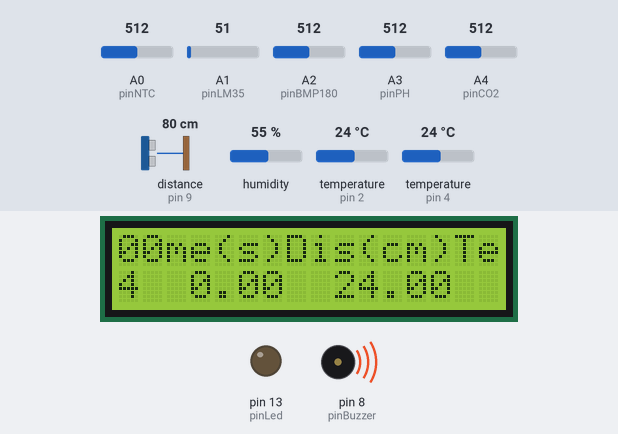
The sketch below on a simulated Arduino Uno, built with avr-gcc and run on an emulated ATmega328P. Parts: 16×2 character LCD, output pins drawn as LEDs (lit = HIGH), buzzer (waves = sounding). The test bench sets the inputs (shaded band); at power-on: A2 (pinBMP180) = 512, A3 (pinPH) = 512, A4 (pinCO2) = 512, A0 (pinNTC) = 512, A1 (pinLM35) = 51, distance to the obstacle (sensor on pin 9) 80 cm, humidity 55 %, temperature (sensors on pin 2, pin 4) 24 °C. The echo pulse lasts 58.3 µs per cm; what the sketch prints to the serial monitor is not drawn.

Above: at 4.6 s.
4.7 s: A2 (pinBMP180) set to 492
9.3 s: A3 (pinPH) set to 491
At 10.7 s:
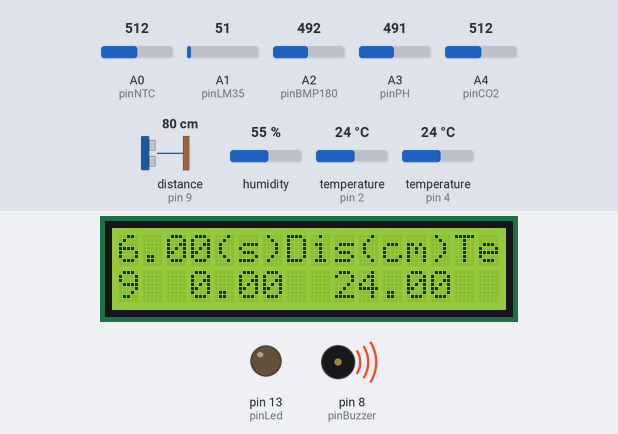
13.2 s: A4 (pinCO2) set to 490
At 16.8 s:
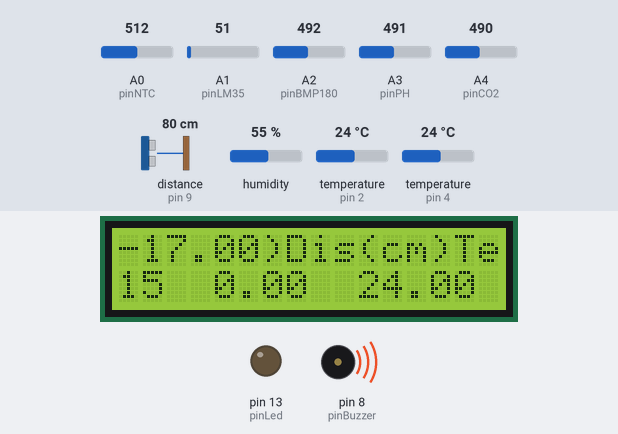
18.7 s: A4 (pinCO2) set to 306
At 22.6 s:
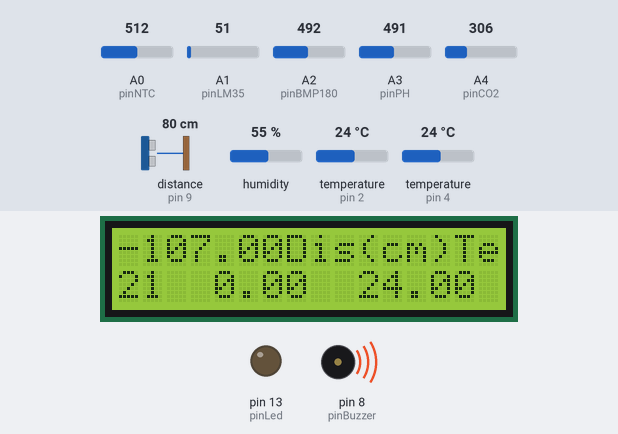
24.5 s: A2 (pinBMP180) set to 306
At 27.7 s:
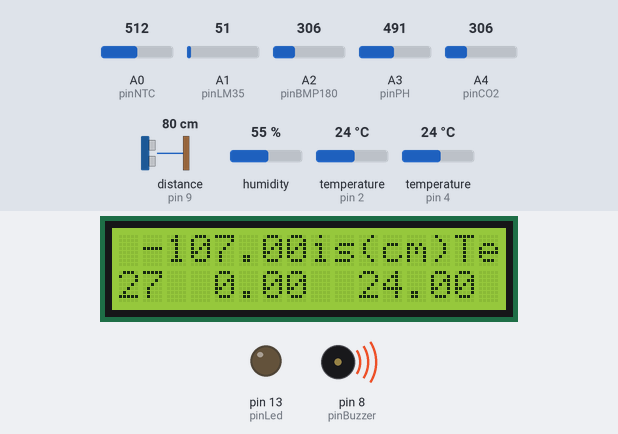
30.2 s: A3 (pinPH) set to 306
At 33.8 s:
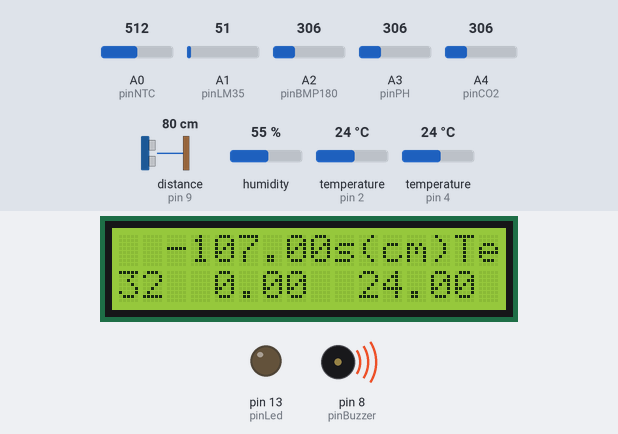
Timing chart, 0 to 37.0 s (numbered marks = the images above; inputs shaded):
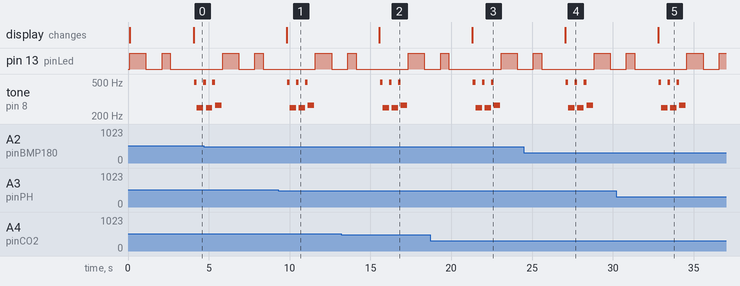

The sketch:

controlSystem.ino
```cpp
/*
the code for yuanchenglu ControlSystem
 */
#include <LiquidCrystal.h>
#include <OneWire.h>
#include <DallasTemperature.h>
#include <dht.h>

//all port pin Define
int pinBuzzer=8;//pinBuzzer
int pinNTC = A0;    // NTC模拟输入引脚
int pinLM35 = 1;//定义模拟接口0 连接LM35 温度传感器
int pinBMP180 = 2;
int pinPH = 3;
int pinCO2 = 4;
int pinLed = 13;       // led指示灯引脚
#define ONE_WIRE_BUS 2//18B20 Data wire is plugged into port 2 on the Arduino

#define DHT11_PIN 4//put the sensor in the digital pin 4
int trig = 8;    //ultraSoundDistance引脚定义 触发信号
int echo = 9;    //ultraSoundDistance引脚定义 反馈信号
// 初始化引脚
LiquidCrystal lcd(12, 11, 5, 4, 3, 2);

const unsigned char simpFreq = 100;//ms


// 18B20 Setup a oneWire instance to communicate with any OneWire devices (not just Maxim/Dallas temperature ICs)
OneWire oneWire(ONE_WIRE_BUS);
// Pass our oneWire reference to Dallas Temperature.
DallasTemperature sensors(&oneWire);

void setup() {
  pinMode(pinBuzzer,OUTPUT);

  pinMode(pinLed, OUTPUT);
  Serial.begin(9600);

  //18B20
  sensors.begin();// Start up the library of 18B20

  //DHT11
  Serial.println("DHT TEST PROGRAM ");
  Serial.print("LIBRARY VERSION: ");
  Serial.println(DHT_LIB_VERSION);
  Serial.println();
  Serial.println("Type,\tstatus,\tHumidity (%),\tTemperature (C)");

  //untraSoundDistance 触发端口设置为输出，反馈端口设置为输入
  pinMode(echo, INPUT);
  pinMode(trig, OUTPUT);

  //lcd 设置行列值
  lcd.begin(16, 2);
  // 打印字符串
  lcd.print("Time(s)Dis(cm)Tem(c)Hum(ml)Pre(Pa)PH()CO2 by ycl");
}

void ledLight() {
  digitalWrite(pinLed, HIGH);   // led引脚置高电平
  delay(1000);               // 延时1秒
  digitalWrite(pinLed, LOW);    // led引脚变为低电平
  delay(1000);               // 延时1秒
}

void ledEnd() {
  pinMode(pinLed, OUTPUT);
}

/*

 演示了如何使用16X2液晶显示屏。该LiquidCrystal
 库适用于所有的兼容HD44780的LCD液晶。常用的是16引脚。

 引脚定义，这里使用4位数据模式，只写数据，不读数据:
 * LCD RS pin to digital pin 12      //数据/指令控制引脚
 * LCD Enable pin to digital pin 11  //使能引脚
 * LCD D4 pin to digital pin 5
 * LCD D5 pin to digital pin 4
 * LCD D6 pin to digital pin 3
 * LCD D7 pin to digital pin 2
 * LCD R/W pin to ground 接GND       //读/写控制引脚，高电平是读数据，低电平是写数据
 * 10K resistor:   //使用LY-51S开发板已经连接好这些硬件，值需要连接对应的端口，非常方便。
 * ends to +5V and ground VO引脚接电位器抽头，用于调节对比度，LY-51S开发板只需要调节W1电位器。
 * wiper to LCD VO pin (pin 3)
 面包板连接电路图和详细说明英文版：
 http://arduino.cc/en/Tutorial/LiquidCrystalDisplay
 使用独立模块开发板LY-51S连接详情：
 http://www.doflye.net/viewthread.php?tid=5293&extra=

 */
void lcdShow(float dis,float tem,float hum,float pre,float ph,float co2){
  // 设置光标到第二行第一列
  // (注意：1表示第二行，从0开始数):
  lcd.setCursor(0, 1);
  // 打印复位后的运行秒值
  lcd.print(millis()/1000);
  lcd.print("  ");
  lcd.print(dis);
  lcd.print("  ");
  lcd.print(tem);
  lcd.print("  ");
  lcd.print(hum);
  lcd.print("  ");
  lcd.print(pre);
  lcd.print("  ");
  lcd.print(ph);
  lcd.print("  ");
  lcd.print(co2);
}


void buzzerVoice(unsigned char times) {
  unsigned char k,i,j;
  for(k=0;k<times;k++)
  {
    for(i=0;i<80;i++)
    {
      digitalWrite(pinBuzzer,HIGH);
      delay(1);
      digitalWrite(pinBuzzer,LOW);
      delay(1);
    }
    for(i=0;i<100;i++)
    {
      digitalWrite(pinBuzzer,HIGH);
      delay(2);
      digitalWrite(pinBuzzer,LOW);
      delay(2);
    }
  }
}


float temperatureNTC() {
  float value = 0;
  // 读取电位器电压值
  value = analogRead(pinNTC);
  Serial.print("temperatureNTC:");
  Serial.println(value,1);
  // 点亮led，LY-51S独立模块开发板上led模块则是熄灭led
  digitalWrite(pinLed, HIGH);
  // 使用读取的这个模拟量值作为演示时间，单位ms，范围0-1023
  delay(value);
  // 熄灭led，LY-51S独立模块开发板上led模块则是点亮led
  digitalWrite(pinLed, LOW);
  // 使用读取的这个模拟量值作为演示时间，单位ms，范围0-1023
  delay(value);

  return(value);
}

float temperature18B20() {
  float value = 0;
  // call sensors.requestTemperatures() to issue a global temperature
  // request to all devices on the bus
  Serial.print("Requesting temperatures...");
  sensors.requestTemperatures(); // Send the command to get temperatures
  Serial.println("DONE");

  value = sensors.getTempCByIndex(0);
  Serial.print("Temperature18B20 for the device 1 (index 0) is: ");
  Serial.println(value);
  //delay(200);

  return(value);
}

float temperatureLM35() {
  int val;//定义变量
  float dat;//定义变量
  val=analogRead(pinLM35);// 读取传感器的模拟值并赋值给val
  dat=(125*val)>>8;//温度计算公式
  Serial.print("temperatureLM35:");//原样输出显示Tep 字符串代表温度
  Serial.print(dat);//输出显示dat 的值
  Serial.println("C");//原样输出显示C 字符串
  //delay(500);//延时0.5 秒

  return(dat);
}


dht DHT;
float temperatureDHT11() {
  // READ DATA
  Serial.print("DHT11, \t");
  int chk = DHT.read11(DHT11_PIN);
  switch (chk)
  {
  case 0:
    Serial.print("OK,\t");
    break;
  case -1:
    Serial.print("Checksum error,\t");
    break;
  case -2:
    Serial.print("Time out error,\t");
    break;
  default:
    Serial.print("Unknown error,\t");
    break;
  }
  // DISPLAT DATA
  Serial.print("temperatureDHT11:");
  Serial.println(DHT.temperature,1);

  //delay(500);
  float temp = 0;
  temp = DHT.temperature;
  return(temp);
}

float humdidityDHT11() {
  // READ DATA
  Serial.print("DHT11, \t");
  int chk = DHT.read11(DHT11_PIN);
  switch (chk)
  {
  case 0:
    Serial.print("OK,\t");
    break;
  case -1:
    Serial.print("Checksum error,\t");
    break;
  case -2:
    Serial.print("Time out error,\t");
    break;
  default:
    Serial.print("Unknown error,\t");
    break;
  }
  // DISPLAT DATA
  Serial.print("humdidityDHT11:");
  Serial.println(DHT.humidity,1);

  //delay(500);
  float humd = 0;
  humd = DHT.temperature;
  return(humd);
}

float ultraSoundDistance() {
  long IntervalTime=0; //定义一个时间变量
  digitalWrite(trig, 1);//置高电平
  delayMicroseconds(15);//延时15us
  digitalWrite(trig, 0);//设为低电平
  IntervalTime=pulseIn(echo, HIGH);//用自带的函数采样反馈的高电平的宽度，单位us
  float S=IntervalTime/58.00; //使用浮点计算出距离，单位cm
  Serial.println(S);//通过串口输出距离数值
  S=0;
  IntervalTime=0;//对应的数值清零。
  //delay(100);//延时间隔决定采样的频率，根据实际需要变换参数
  return(S);
}

/*
http://wiki.dfrobot.com.cn/index.php?title=(SKU:TOY0058)BMP180_%E5%A4%A7%E6%B0%94%E5%8E%8B%E5%BC%BA%E4%BC%A0%E6%84%9F%E5%99%A8
 */
float pressureBMP180(){
  int val;//定义变量
  float dat;//定义变量
  val=analogRead(pinBMP180);// 读取传感器的模拟值并赋值给val
  dat=(125*val)>>8;//温度计算公式
  Serial.print("pressureBMP180:");//原样输出显示Tep 字符串代表温度
  Serial.print(dat);//输出显示dat 的值
  Serial.println("Pa");//原样输出显示C 字符串
  //delay(500);//延时0.5 秒

  return(dat);
}

/*
http://wiki.dfrobot.com.cn/index.php?title=(SKU:SEN0169)Analog_pH_Meter_Pro_%E6%A8%A1%E6%8B%9FpH%E8%AE%A1%E4%B8%93%E4%B8%9A%E7%89%88
 */
float phSensor(){
  int val;//定义变量
  float dat;//定义变量
  val=analogRead(pinPH);// 读取传感器的模拟值并赋值给val
  dat=(125*val)>>8;//温度计算公式
  Serial.print("phSensor:");//原样输出显示Tep 字符串代表温度
  Serial.print(dat);//输出显示dat 的值
  Serial.println("m2");//原样输出显示C 字符串
  //delay(500);//延时0.5 秒

  return(dat);
}

/*
http://wiki.dfrobot.com.cn/index.php?title=(SKU:SEN0159)CO2_%E4%BA%8C%E6%B0%A7%E5%8C%96%E7%A2%B3%E4%BC%A0%E6%84%9F%E5%99%A8%E6%A8%A1%E5%9D%97_V1
 */
float co2Sensor(){
  int val;//定义变量
  float dat;//定义变量
  val=analogRead(pinCO2);// 读取传感器的模拟值并赋值给val
  dat=(125*val)>>8;//温度计算公式
  Serial.print("co2Sensor:");//原样输出显示Tep 字符串代表温度
  Serial.print(dat);//输出显示dat 的值
  Serial.println("m2");//原样输出显示C 字符串
  //delay(500);//延时0.5 秒

  return(dat);
}

void loop() {
  ledLight();

  float tempNTC = temperatureNTC();
  float temp18B20 = temperature18B20();
  float tempLM35 = temperatureLM35();
  float tempDHT11 = temperatureDHT11();
  float humDHT11 = humdidityDHT11();
  float distance = ultraSoundDistance();
  float preBMP180 = pressureBMP180();
  float ph = phSensor();
  float co2 = co2Sensor();
  lcdShow(distance,temp18B20,humDHT11,preBMP180,ph,co2);
  if(temp18B20 > 15 || distance < 5){
    buzzerVoice(3);
  }

  delay(simpFreq);
}
```

Measured:
- the behaviour switches between 506 and 505 on A3 (pinPH) (found by bisection; images 0 and 1)
- the behaviour switches between 506 and 505 on A4 (pinCO2) (found by bisection; images 1 and 2)
- after the input at 9.3 s, the display: changes after 0.51 s (image 1)
- after the input at 13.2 s, the display: changes after 2.4 s (image 2)
- after the input at 18.7 s, the display: changes after 2.6 s (image 3)
- after the input at 24.5 s, the display: changes after 2.5 s (image 4)
- after the input at 30.2 s, the display: changes after 2.6 s (image 5)
- by itself, tone on pin 8 (pinBuzzer): plays 496 Hz for 0.16 s, 249 Hz for 0.40 s, 496 Hz for 0.16 s, 249 Hz for 0.40 s, 496 Hz for 0.16 s, 268 Hz for 0.40 s
